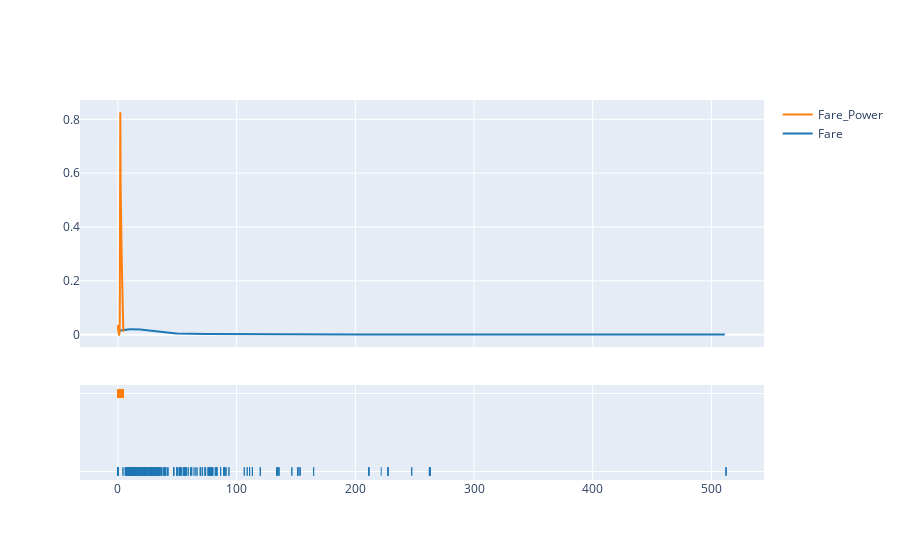

The cell this chart's notebook holds for it:
### Code cell
fig = ff.create_distplot([trans_fare.df[col].values for col in trans_fare.df.columns], trans_fare.df.columns, bin_size=.25, show_hist=False)
fig.show()

### Figure 1 — Plotly figure (JSON) as saved in the notebook; plotly's stock layout.template omitted (floating-point values rounded to 4 significant figures; data arrays with more than 128 entries replaced by an {"elided": "..."} marker saying what was removed)
{"data": [{"legendgroup": "Fare", "marker": {"color": "rgb(31, 119, 180)"}, "mode": "lines", "name": "Fare", "showlegend": true, "type": "scatter", "x": {"elided": "500 float values"}, "xaxis": "x", "y": {"elided": "500 float values"}, "yaxis": "y"}, {"legendgroup": "Fare_Power", "marker": {"color": "rgb(255, 127, 14)"}, "mode": "lines", "name": "Fare_Power", "showlegend": true, "type": "scatter", "x": {"elided": "500 float values"}, "xaxis": "x", "y": {"elided": "500 float values"}, "yaxis": "y"}, {"legendgroup": "Fare", "marker": {"color": "rgb(31, 119, 180)", "symbol": "line-ns-open"}, "mode": "markers", "name": "Fare", "showlegend": false, "type": "scatter", "x": {"elided": "891 float values"}, "xaxis": "x", "y": {"elided": "891 str values"}, "yaxis": "y2"}, {"legendgroup": "Fare_Power", "marker": {"color": "rgb(255, 127, 14)", "symbol": "line-ns-open"}, "mode": "markers", "name": "Fare_Power", "showlegend": false, "type": "scatter", "x": {"elided": "891 float values"}, "xaxis": "x", "y": {"elided": "891 str values"}, "yaxis": "y2"}], "layout": {"barmode": "overlay", "hovermode": "closest", "legend": {"traceorder": "reversed"}, "xaxis": {"anchor": "y2", "domain": [0, 1], "zeroline": false}, "yaxis": {"anchor": "free", "domain": [0.35, 1], "position": 0}, "yaxis2": {"anchor": "x", "domain": [0, 0.25], "dtick": 1, "showticklabels": false}}}
